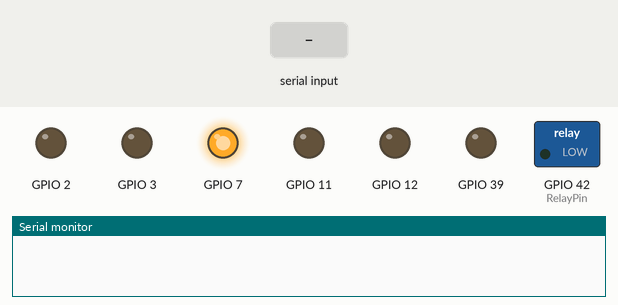
Recording of a program running on a simulated ESP32-S3. Parts: switched loads named in the program (green lamp = pin HIGH), output pins drawn as LEDs (lit = HIGH), the last lines printed to the serial monitor. Inputs (shaded band) come from the test bench.

Above: at 1.2 s.
1.3 s: "RELAY_TEST_300MS\n" received over Serial
At 1.46 s:
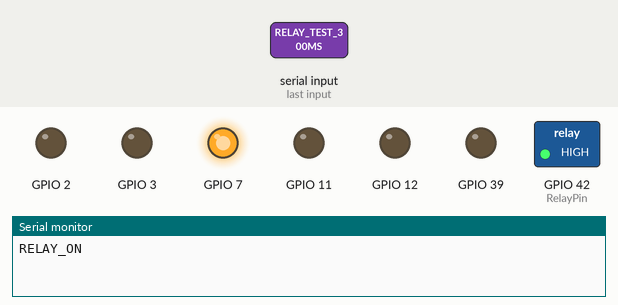
3.1 s: "STATUS\n" received over Serial
4.6 s: "1\n" received over Serial
Timing chart, 0 to 7.6 s (numbered marks = the images above; inputs shaded):
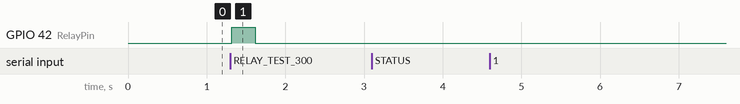

The program:

main.cpp
```cpp
// BENCH ONLY: relay contact terminals must be disconnected from the pump/12V.
// No Wi-Fi, BLE, printer, or automatic boot pulse. Restore production after test.
#include <Arduino.h>
#include <cstring>
#include <initializer_list>
constexpr int RelayPin = 42; // D15 / SERVO1 / J1 pin1
bool used = false, active = false;
uint32_t started = 0;
char command[32]; size_t usedBytes = 0;
void setup() {
  digitalWrite(RelayPin, LOW); pinMode(RelayPin, OUTPUT);
  for (int pin : {2, 3, 39, 11, 12}) { digitalWrite(pin, LOW); pinMode(pin, OUTPUT); }
  // Printer TX remains idle, including during the bench test.
  digitalWrite(7, HIGH); pinMode(7, OUTPUT);
  Serial.begin(115200);
}
void loop() {
  if (active && uint32_t(millis() - started) >= 300) {
    digitalWrite(RelayPin, LOW); active = false; Serial.println("RELAY_OFF_300MS");
  }
  if (!active && Serial.available()) {
    const char c = char(Serial.read());
    if (c == '\n') {
      command[usedBytes] = 0; usedBytes = 0;
      if (!strcmp(command, "STATUS")) Serial.println(used ? "RELAY_OFF_TEST_USED" : "RELAY_OFF_READY");
      else if (!strcmp(command,"RELAY_TEST_300MS") && !used) {
        used = true; started = millis(); digitalWrite(RelayPin, HIGH);
        active = true; Serial.println("RELAY_ON");
      } else Serial.println("REJECTED");
    } else if (c != '\r') {
      if (usedBytes < sizeof(command)-1) command[usedBytes++] = c;
      else { usedBytes = 0; used = true; Serial.println("REJECTED_OVERFLOW"); }
    }
  }
  delay(1);
}
```

Measured:
- after the input at 1.3 s, GPIO 42 (RelayPin): LOW → HIGH at once, → LOW 0.30 s later
